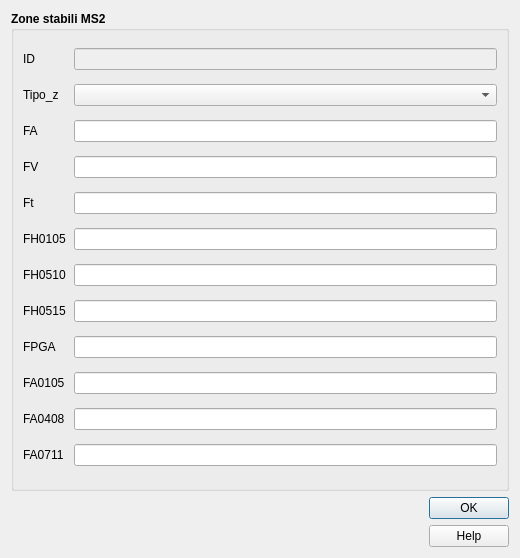
<?xml version="1.0" encoding="UTF-8"?>
<ui version="4.0">
    <class>stab_2</class>
    <widget class="QDialog" name="stab_2">
        <property name="geometry">
            <rect>
                <x>0</x>
                <y>0</y>
                <width>520</width>
                <height>558</height>
            </rect>
        </property>
        <property name="sizePolicy">
            <sizepolicy hsizetype="Fixed" vsizetype="Fixed">
                <horstretch>0</horstretch>
                <verstretch>0</verstretch>
            </sizepolicy>
        </property>
        <property name="minimumSize">
            <size>
                <width>520</width>
                <height>480</height>
            </size>
        </property>
        <property name="maximumSize">
            <size>
                <width>1500</width>
                <height>1500</height>
            </size>
        </property>
        <property name="windowTitle">
            <string>Zone stabili MS2</string>
        </property>
        <property name="modal">
            <bool>true</bool>
        </property>
        <layout class="QVBoxLayout" name="verticalLayout_2">
            <item>
                <widget class="QGroupBox" name="groupBox_2">
                    <property name="sizePolicy">
                        <sizepolicy hsizetype="Expanding" vsizetype="Expanding">
                            <horstretch>0</horstretch>
                            <verstretch>0</verstretch>
                        </sizepolicy>
                    </property>
                    <property name="font">
                        <font>
                            <weight>75</weight>
                            <bold>true</bold>
                        </font>
                    </property>
                    <property name="title">
                        <string>Zone stabili MS2</string>
                    </property>
                    <layout class="QGridLayout" name="gridLayout">
                        <item row="7" column="1">
                            <widget class="QLineEdit" name="FH0515">
                                <property name="toolTip">
                                    <string/>
                                </property>
                            </widget>
                        </item>
                        <item row="2" column="1">
                            <widget class="QLineEdit" name="FA">
                                <property name="toolTip">
                                    <string/>
                                </property>
                            </widget>
                        </item>
                        <item row="8" column="1">
                            <widget class="QLineEdit" name="FPGA">
                                <property name="toolTip">
                                    <string/>
                                </property>
                            </widget>
                        </item>
                        <item row="5" column="0">
                            <widget class="QLabel" name="label_15">
                                <property name="font">
                                    <font>
                                        <weight>50</weight>
                                        <bold>false</bold>
                                    </font>
                                </property>
                                <property name="text">
                                    <string>FH0105</string>
                                </property>
                            </widget>
                        </item>
                        <item row="3" column="0">
                            <widget class="QLabel" name="label_13">
                                <property name="font">
                                    <font>
                                        <weight>50</weight>
                                        <bold>false</bold>
                                    </font>
                                </property>
                                <property name="text">
                                    <string>FV</string>
                                </property>
                            </widget>
                        </item>
                        <item row="10" column="1">
                            <widget class="QLineEdit" name="FA0408">
                                <property name="toolTip">
                                    <string/>
                                </property>
                            </widget>
                        </item>
                        <item row="6" column="0">
                            <widget class="QLabel" name="label_16">
                                <property name="font">
                                    <font>
                                        <weight>50</weight>
                                        <bold>false</bold>
                                    </font>
                                </property>
                                <property name="text">
                                    <string>FH0510</string>
                                </property>
                            </widget>
                        </item>
                        <item row="4" column="1">
                            <widget class="QLineEdit" name="Ft">
                                <property name="toolTip">
                                    <string/>
                                </property>
                            </widget>
                        </item>
                        <item row="9" column="0">
                            <widget class="QLabel" name="label_4">
                                <property name="font">
                                    <font>
                                        <weight>50</weight>
                                        <bold>false</bold>
                                    </font>
                                </property>
                                <property name="text">
                                    <string>FA0105</string>
                                </property>
                            </widget>
                        </item>
                        <item row="3" column="1">
                            <widget class="QLineEdit" name="FV">
                                <property name="toolTip">
                                    <string/>
                                </property>
                            </widget>
                        </item>
                        <item row="10" column="0">
                            <widget class="QLabel" name="label_8">
                                <property name="font">
                                    <font>
                                        <weight>50</weight>
                                        <bold>false</bold>
                                    </font>
                                </property>
                                <property name="text">
                                    <string>FA0408</string>
                                </property>
                            </widget>
                        </item>
                        <item row="5" column="1">
                            <widget class="QLineEdit" name="FH0105">
                                <property name="toolTip">
                                    <string/>
                                </property>
                            </widget>
                        </item>
                        <item row="4" column="0">
                            <widget class="QLabel" name="label_12">
                                <property name="font">
                                    <font>
                                        <weight>50</weight>
                                        <bold>false</bold>
                                    </font>
                                </property>
                                <property name="text">
                                    <string>Ft</string>
                                </property>
                            </widget>
                        </item>
                        <item row="2" column="0">
                            <widget class="QLabel" name="label_14">
                                <property name="font">
                                    <font>
                                        <weight>50</weight>
                                        <bold>false</bold>
                                    </font>
                                </property>
                                <property name="text">
                                    <string>FA</string>
                                </property>
                            </widget>
                        </item>
                        <item row="8" column="0">
                            <widget class="QLabel" name="label_17">
                                <property name="font">
                                    <font>
                                        <weight>50</weight>
                                        <bold>false</bold>
                                    </font>
                                </property>
                                <property name="text">
                                    <string>FPGA</string>
                                </property>
                            </widget>
                        </item>
                        <item row="1" column="0">
                            <widget class="QLabel" name="label">
                                <property name="font">
                                    <font>
                                        <weight>50</weight>
                                        <bold>false</bold>
                                    </font>
                                </property>
                                <property name="text">
                                    <string>Tipo_z</string>
                                </property>
                            </widget>
                        </item>
                        <item row="1" column="1">
                            <widget class="QComboBox" name="Tipo_z">
                                <property name="toolTip">
                                    <string/>
                                </property>
                            </widget>
                        </item>
                        <item row="11" column="1">
                            <widget class="QLineEdit" name="FA0711">
                                <property name="toolTip">
                                    <string/>
                                </property>
                            </widget>
                        </item>
                        <item row="0" column="0">
                            <widget class="QLabel" name="label_2">
                                <property name="sizePolicy">
                                    <sizepolicy hsizetype="Minimum" vsizetype="Preferred">
                                        <horstretch>0</horstretch>
                                        <verstretch>0</verstretch>
                                    </sizepolicy>
                                </property>
                                <property name="minimumSize">
                                    <size>
                                        <width>45</width>
                                        <height>0</height>
                                    </size>
                                </property>
                                <property name="font">
                                    <font>
                                        <weight>50</weight>
                                        <bold>false</bold>
                                    </font>
                                </property>
                                <property name="text">
                                    <string>&lt;html&gt;&lt;head/&gt;&lt;body&gt;&lt;p&gt;ID&lt;/p&gt;&lt;/body&gt;&lt;/html&gt;</string>
                                </property>
                            </widget>
                        </item>
                        <item row="11" column="0">
                            <widget class="QLabel" name="label_18">
                                <property name="font">
                                    <font>
                                        <weight>50</weight>
                                        <bold>false</bold>
                                    </font>
                                </property>
                                <property name="text">
                                    <string>FA0711</string>
                                </property>
                            </widget>
                        </item>
                        <item row="7" column="0">
                            <widget class="QLabel" name="label_19">
                                <property name="font">
                                    <font>
                                        <weight>50</weight>
                                        <bold>false</bold>
                                    </font>
                                </property>
                                <property name="text">
                                    <string>FH0515</string>
                                </property>
                            </widget>
                        </item>
                        <item row="9" column="1">
                            <widget class="QLineEdit" name="FA0105">
                                <property name="toolTip">
                                    <string/>
                                </property>
                            </widget>
                        </item>
                        <item row="6" column="1">
                            <widget class="QLineEdit" name="FH0510">
                                <property name="toolTip">
                                    <string/>
                                </property>
                            </widget>
                        </item>
                        <item row="0" column="1">
                            <widget class="QLineEdit" name="pkuid">
                                <property name="enabled">
                                    <bool>false</bool>
                                </property>
                                <property name="palette">
                                    <palette>
                                        <active>
                                            <colorrole role="Text">
                                                <brush brushstyle="SolidPattern">
                                                    <color alpha="255">
                                                        <red>113</red>
                                                        <green>113</green>
                                                        <blue>113</blue>
                                                    </color>
                                                </brush>
                                            </colorrole>
                                            <colorrole role="PlaceholderText">
                                                <brush brushstyle="NoBrush">
                                                    <color alpha="128">
                                                        <red>113</red>
                                                        <green>113</green>
                                                        <blue>113</blue>
                                                    </color>
                                                </brush>
                                            </colorrole>
                                        </active>
                                        <inactive>
                                            <colorrole role="Text">
                                                <brush brushstyle="SolidPattern">
                                                    <color alpha="255">
                                                        <red>113</red>
                                                        <green>113</green>
                                                        <blue>113</blue>
                                                    </color>
                                                </brush>
                                            </colorrole>
                                            <colorrole role="PlaceholderText">
                                                <brush brushstyle="NoBrush">
                                                    <color alpha="128">
                                                        <red>113</red>
                                                        <green>113</green>
                                                        <blue>113</blue>
                                                    </color>
                                                </brush>
                                            </colorrole>
                                        </inactive>
                                        <disabled>
                                            <colorrole role="Text">
                                                <brush brushstyle="SolidPattern">
                                                    <color alpha="255">
                                                        <red>120</red>
                                                        <green>120</green>
                                                        <blue>120</blue>
                                                    </color>
                                                </brush>
                                            </colorrole>
                                            <colorrole role="PlaceholderText">
                                                <brush brushstyle="NoBrush">
                                                    <color alpha="128">
                                                        <red>113</red>
                                                        <green>113</green>
                                                        <blue>113</blue>
                                                    </color>
                                                </brush>
                                            </colorrole>
                                        </disabled>
                                    </palette>
                                </property>
                                <property name="toolTip">
                                    <string/>
                                </property>
                            </widget>
                        </item>
                    </layout>
                </widget>
            </item>
            <item>
                <layout class="QHBoxLayout" name="horizontalLayout">
                    <item>
                        <widget class="QLabel" name="label_logo_cnr">
                            <property name="maximumSize">
                                <size>
                                    <width>81</width>
                                    <height>60</height>
                                </size>
                            </property>
                            <property name="text">
                                <string/>
                            </property>
                            <property name="pixmap">
                                <pixmap>../loghi/Logo CNR-2010-Quadrato-ITA-high.png</pixmap>
                            </property>
                            <property name="scaledContents">
                                <bool>true</bool>
                            </property>
                        </widget>
                    </item>
                    <item>
                        <widget class="QLabel" name="label_logo_igag">
                            <property name="maximumSize">
                                <size>
                                    <width>70</width>
                                    <height>60</height>
                                </size>
                            </property>
                            <property name="text">
                                <string/>
                            </property>
                            <property name="pixmap">
                                <pixmap>../loghi/IGAG-CMYK.png</pixmap>
                            </property>
                            <property name="scaledContents">
                                <bool>true</bool>
                            </property>
                        </widget>
                    </item>
                    <item>
                        <spacer name="horizontalSpacer">
                            <property name="orientation">
                                <enum>Qt::Horizontal</enum>
                            </property>
                            <property name="sizeHint" stdset="0">
                                <size>
                                    <width>40</width>
                                    <height>20</height>
                                </size>
                            </property>
                        </spacer>
                    </item>
                    <item>
                        <layout class="QVBoxLayout" name="verticalLayout">
                            <item>
                                <widget class="QDialogButtonBox" name="buttonBox">
                                    <property name="sizePolicy">
                                        <sizepolicy hsizetype="Fixed" vsizetype="Fixed">
                                            <horstretch>0</horstretch>
                                            <verstretch>0</verstretch>
                                        </sizepolicy>
                                    </property>
                                    <property name="minimumSize">
                                        <size>
                                            <width>0</width>
                                            <height>0</height>
                                        </size>
                                    </property>
                                    <property name="cursor">
                                        <cursorShape>PointingHandCursor</cursorShape>
                                    </property>
                                    <property name="orientation">
                                        <enum>Qt::Vertical</enum>
                                    </property>
                                    <property name="standardButtons">
                                        <set>QDialogButtonBox::Ok</set>
                                    </property>
                                    <property name="centerButtons">
                                        <bool>true</bool>
                                    </property>
                                </widget>
                            </item>
                            <item>
                                <widget class="QPushButton" name="help_button">
                                    <property name="cursor">
                                        <cursorShape>PointingHandCursor</cursorShape>
                                    </property>
                                    <property name="text">
                                        <string>Help</string>
                                    </property>
                                </widget>
                            </item>
                        </layout>
                    </item>
                </layout>
            </item>
        </layout>
    </widget>
    <tabstops>
        <tabstop>pkuid</tabstop>
        <tabstop>Tipo_z</tabstop>
        <tabstop>FA</tabstop>
        <tabstop>FV</tabstop>
        <tabstop>Ft</tabstop>
        <tabstop>FH0105</tabstop>
        <tabstop>FH0510</tabstop>
        <tabstop>FH0515</tabstop>
        <tabstop>FPGA</tabstop>
        <tabstop>FA0105</tabstop>
        <tabstop>FA0408</tabstop>
        <tabstop>FA0711</tabstop>
        <tabstop>help_button</tabstop>
    </tabstops>
    <resources/>
    <connections/>
</ui>
